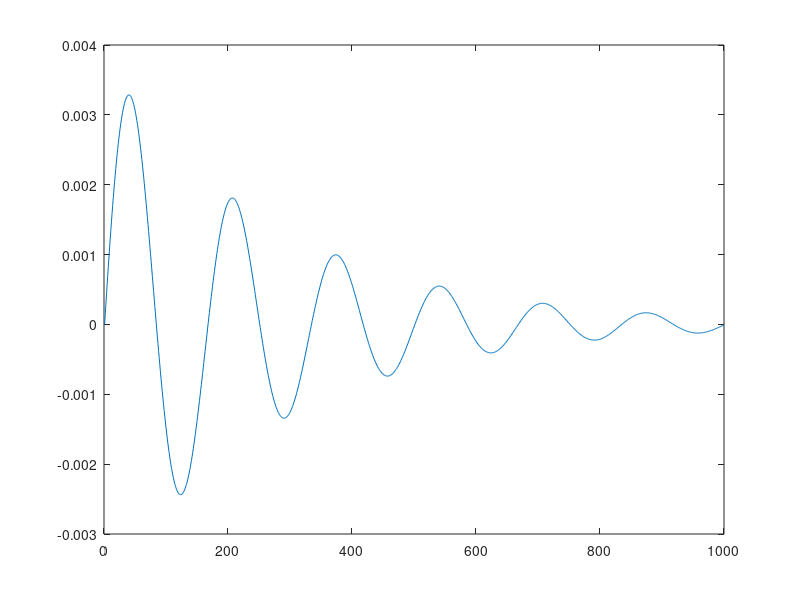

The MATLAB script that drew this image:
function impulssvar()
c=50;
k=1000;
m=70;

t = linspace(0,10,1000);
y=(1./(sqrt((4.*m.*k-c.*c)./4)).*exp(-c/(2.*m).*t).*sin(sqrt((4.*m.*k-c.*c)./(4.*m.^2)).*t));

figure
plot(y)

end